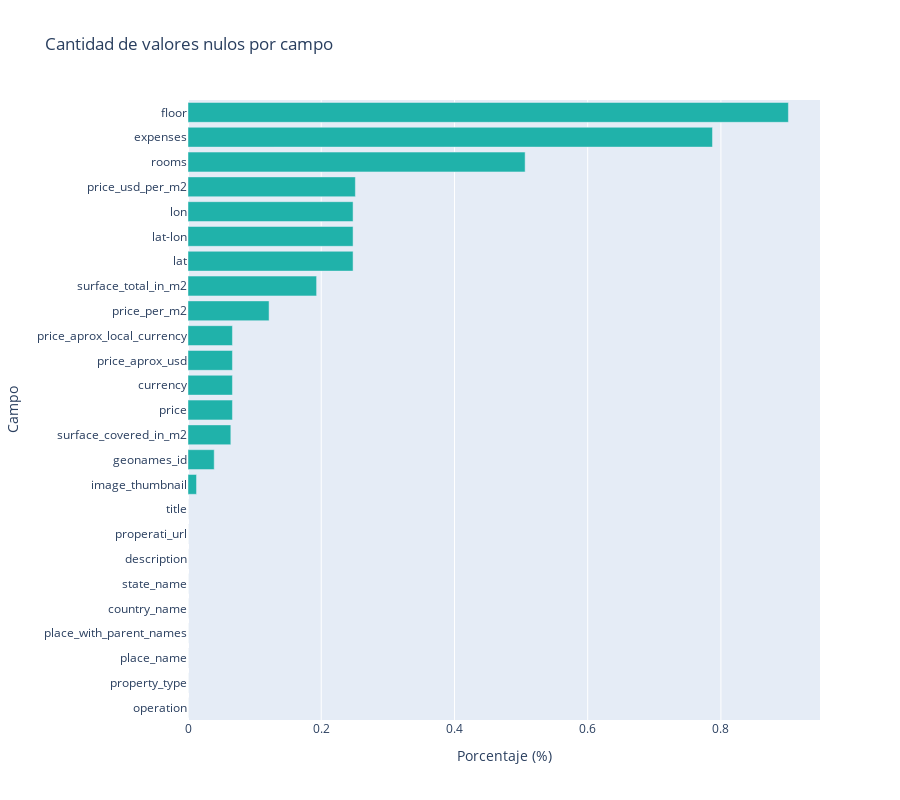

Notebook code cell kept with this figure:
### Code cell
porcentajes_nulos(dfCapi)

### Figure 1 — Plotly figure (JSON) as saved in the notebook; plotly's stock layout.template omitted (floating-point values rounded to 4 significant figures)
{"data": [{"alignmentgroup": "True", "hovertemplate": "Porcentaje (%)=%{x}<br>Campo=%{y}<extra></extra>", "legendgroup": "", "marker": {"color": "lightseagreen"}, "name": "", "offsetgroup": "", "orientation": "h", "showlegend": false, "textposition": "auto", "type": "bar", "x": [0, 0, 0, 0, 0, 0, 0, 0, 0, 0.01281, 0.03934, 0.06429, 0.06671, 0.06671, 0.06671, 0.06671, 0.1217, 0.193, 0.2478, 0.2478, 0.2478, 0.2513, 0.5061, 0.7873, 0.9013], "xaxis": "x", "y": ["operation", "property_type", "place_name", "place_with_parent_names", "country_name", "state_name", "description", "properati_url", "title", "image_thumbnail", "geonames_id", "surface_covered_in_m2", "price", "currency", "price_aprox_usd", "price_aprox_local_currency", "price_per_m2", "surface_total_in_m2", "lat", "lat-lon", "lon", "price_usd_per_m2", "rooms", "expenses", "floor"], "yaxis": "y"}], "layout": {"barmode": "relative", "height": 800, "legend": {"tracegroupgap": 0}, "title": {"text": "Cantidad de valores nulos por campo"}, "xaxis": {"anchor": "y", "domain": [0, 1], "title": {"text": "Porcentaje (%)"}}, "yaxis": {"anchor": "x", "domain": [0, 1], "title": {"text": "Campo"}}}}
